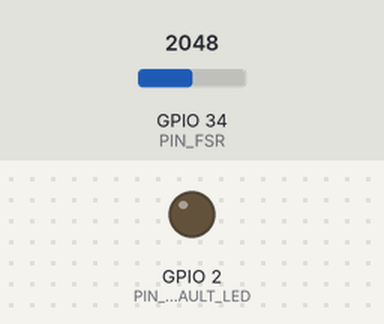
A sketch run on a simulated ESP32. On the bench: output pins drawn as LEDs (lit = HIGH). Inputs (shaded band) come from the test bench; at power-on: GPIO 34 (PIN_FSR) = 2048. WiFi joins after 1.5 s; servers stay silent unless stated; network time is answered at once with the bench clock; uploads are accepted with an empty reply; the local clock reads 2024-03-15 10:24:30 at power-on unless the sketch sets it; what the sketch prints to the serial monitor is not drawn.

Above: at 1.75 s.
At 2.1 s:
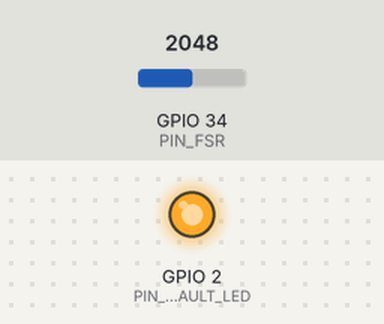
Timing chart, 0 to 3.6 s (numbered marks = the images above):
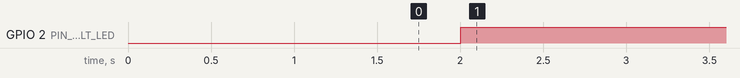

The sketch:

WiFi_Client.ino
```cpp
/**
 * NTPClient by Fabrice Wenberg
 * Time by Michael Margolis
 */
#include <WiFi.h>
#include <WiFiUdp.h>
#include <HTTPClient.h>
#include <NTPClient.h>
#include <TimeLib.h>

const char* ssid     = "StopJayDN";
const char* password = "happy20100404";

const char* host = "192.168.1.13";

unsigned long lastTime = 0;
unsigned long timerDelay = 2000;

WiFiUDP ntpUDP;

NTPClient timeClient(ntpUDP);

const unsigned int PIN_FSR = 34;
const unsigned int PIN_DEFAULT_LED = 2;

const unsigned int SITDOWN_LIMIT = 1000;

bool statusSitdown = false;

void setup()
{
    Serial.begin(115200);
    delay(10);

    // We start by connecting to a WiFi network

    Serial.println();
    Serial.println();
    Serial.print("Connecting to ");
    Serial.println(ssid);

    WiFi.begin(ssid, password);

    while (WiFi.status() != WL_CONNECTED) {
        delay(500);
        Serial.print(".");
    }

    Serial.println("");
    Serial.println("WiFi connected");
    Serial.println("IP address: ");
    Serial.println(WiFi.localIP());

    timeClient.begin();

    pinMode(PIN_FSR, INPUT);
    pinMode(PIN_DEFAULT_LED, OUTPUT);
}

int value = 0;

void loop()
{
  timeClient.update();
//  Serial.println(analogRead(PIN_FSR));

  if( (millis() - lastTime) > timerDelay ){
    if( WiFi.status() == WL_CONNECTED){
      digitalWrite(PIN_DEFAULT_LED, HIGH);
      bool curSitdownState = analogRead(PIN_FSR) > SITDOWN_LIMIT;

      if( statusSitdown != curSitdownState ){
        Serial.println("StatusChanged");
        statusSitdown = curSitdownState;
        String statusString = statusSitdown ? "Sitdown" : "Standup";

        HTTPClient http;
        String url = "/flows";
        const int httpPort = 3000;
        http.begin(host, httpPort, url);

        http.addHeader("Content-Type", "application/json");

        time_t t = timeClient.getEpochTime();
        setTime(t);
        adjustTime(3600 * 9);
        String curDate = String(year())+"."+String(month())+"."+String(day());
        String curTime = String(hour())+":"+String(minute())+":"+String(second());

        if( year() != 1970 ){
          int httpRespCode = http.POST("{\"time\":\"" + curDate + "/" + curTime + "\",\"event\":\"" + statusString + "\"}");
          Serial.print("HTTP Response code:");
          Serial.println(httpRespCode);
        }


    /*  GET */
    //      int httpRespCode = http.GET();
    //
    //      if( httpRespCode > 0){
    //        Serial.print("HTTP Response code:");
    //        Serial.println(httpRespCode);
    //        String payload = http.getString();
    //        Serial.println(payload);
    //      } else {
    //        Serial.print("Error code: ");
    //        Serial.println(httpRespCode);
    //      }

          http.end();
      }
    } else {
      Serial.println("Wifi Disconnected");
      digitalWrite(PIN_DEFAULT_LED, LOW);
    }

    lastTime = millis();
  }
}
```

Measured:
- by itself, GPIO 2 (PIN_DEFAULT_LED): LOW → HIGH at 2.0 s
